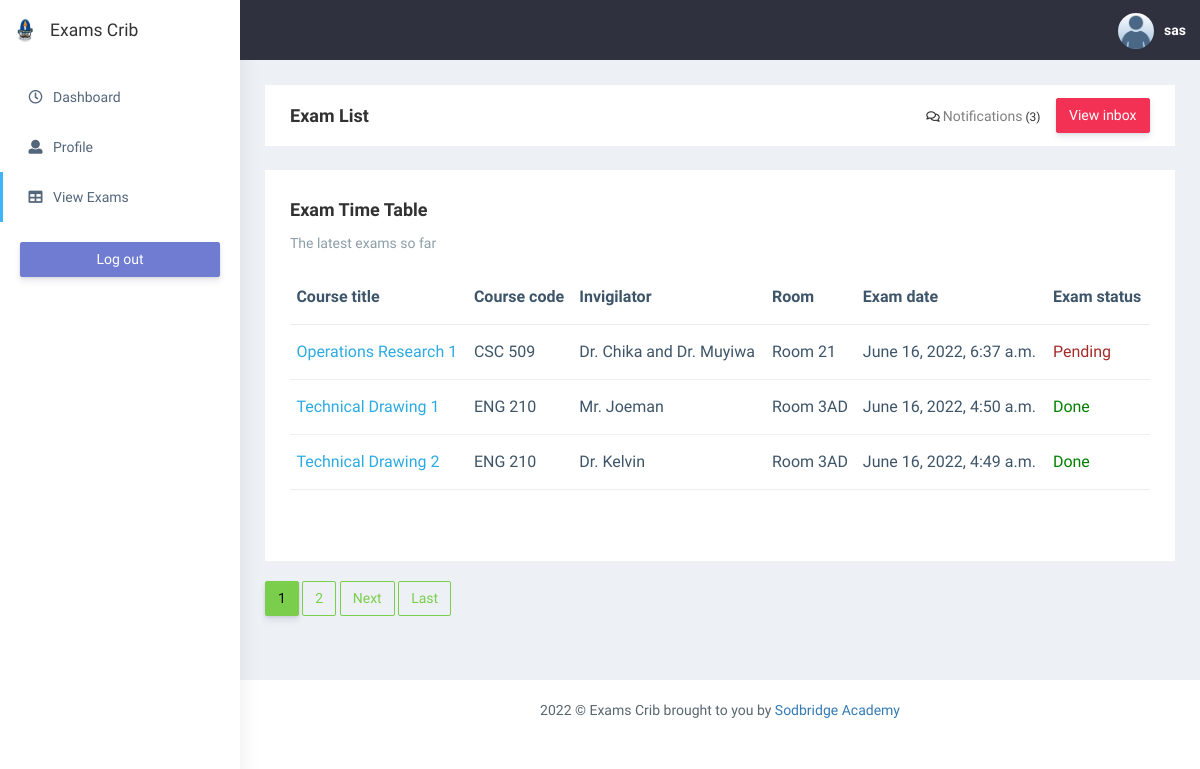
Page /exams/ (signed in) on the committed database.
### exams/models.py (models this page shows, shortened)
class User(AbstractUser):
	account = (
			('select account', 'select account'),
			('student', 'student'),
			('staff', 'staff')
		)
	account_type = models.CharField(max_length=200, choices=account, default='select account')
	email = models.CharField(max_length = 200, blank=True, unique=True)
	first_name = models.CharField(max_length=200, blank=True)
	last_name = models.CharField(max_length=200, blank=True)
	username = models.CharField(max_length = 200, blank=True, unique=True)
	date_created = models.DateTimeField(auto_now_add=True)
	USERNAME_FIELD = 'username'
	REQUIRED_FIELDS = []

class Exam(models.Model):
	course_title = models.CharField(max_length=200, blank=True)
	course_code =  models.CharField(max_length=200, blank=True)
	invigilator = models.CharField(max_length=200, blank=True)
	room = models.CharField(max_length=100, blank=True, default='')
	completed = models.BooleanField(default=False)
	created = models.DateTimeField(auto_now_add=True)
	description = models.TextField(blank=True)
	exam_date = models.DateTimeField(auto_now=True)
	poster = models.ForeignKey(User, blank=True, related_name='exams', on_delete=models.CASCADE)
	created = models.DateTimeField(auto_now_add=True)
	class Meta:
		ordering = ['created']

### account/models.py (models this page shows, shortened)
class Profile(models.Model):
	gender = (
			('select', 'select'),
			('male', 'male'),
			('female', 'female')
		)
	user = models.OneToOneField(User, related_name='profile', on_delete=models.CASCADE)
	dob = models.DateField(blank=True, null=True)
	bio = models.CharField(max_length=200, blank=True)
	photo = models.ImageField(upload_to='users/%Y/%m/%d', default='media/default.jpeg', blank=True)
	level = models.CharField(max_length=200, blank=True, default=100)
	gender = models.CharField(max_length=100, choices=gender, default='select')
	department = models.CharField(max_length=200, blank=True)
	nationality = models.CharField(max_length=100, blank=True, default='Nigeria')
	phone_no = models.CharField(max_length=100, blank=True)
	matric_no = models.CharField(max_length=100, blank=True, null=True)
	staff_id = models.CharField(max_length=100, blank=True, null=True)
	verified_student = models.BooleanField(default=False)
	verified_staff = models.BooleanField(default=False)
	date_created = models.DateTimeField(auto_now_add=True)

### exams/views.py (the view)
# urls.py: path('exams/', ExamListView.as_view(), name='exam-list'),
class ExamListView(ListView):
	model = Exam
	template_name = 'exams/exam_list.html'
	context_object_name = 'all_exams'
	ordering = ['-created']
	paginate_by = 3
	def get_context_data(self, **kwargs):
		pending_exams = Exam.objects.filter(completed=False)
		pending_exams = pending_exams.count()
		print('pending_exams', pending_exams)
		context = {'pending_exams':pending_exams}
		kwargs.update(context)
		return super().get_context_data(**kwargs)

### exams/templates/exams/exam_list.html (shortened to what this page needs)
{% extends 'base.html' %}
{% load static %}
{% load crispy_forms_tags %}
{% block content %}
<div class="page-breadcrumb bg-white mb-4">
    <div class="row align-items-center">
        <div class="col-lg-3 col-md-4 col-sm-4 col-xs-12">
            <h4 class="page-title">Exam List</h4>
        </div>
        <div class="col-lg-9 col-sm-8 col-md-8 col-xs-12">
            <div class="d-md-flex">
                <ol class="breadcrumb ms-auto">
                    <li><i class="far fa-comments" aria-hidden="true"></i> <a href="#" title="pending exams" class="fw-normal">Notifications</a> ({{ pending_exams }})</li>
                </ol>
                <a href="#" target="_blank"
                    class="btn btn-danger  d-none d-md-block pull-right ms-3 hidden-xs hidden-sm waves-effect waves-light text-white">View inbox</a>
            </div>
        </div>
    </div>
</div>
<div class="row">
                    <div class="col-lg-12 col-xlg-9 col-md-12">
                        <div class="card">
                                           <div class="row">
                    <div class="col-sm-12">
                        <div class="white-box">
                            <h3 class="box-title">Exam Time Table</h3>
                            <p class="text-muted">The latest exams so far</p>
                            <div class="table-responsive">
                                <table class="table text-nowrap">
                                    <thead>
                                        <tr>
                                            <th class="border-top-0">Course title</th>
                                            <th class="border-top-0">Course code</th>
                                            <th class="border-top-0">Invigilator</th>
                                            <th class="border-top-0">Room</th>
                                            <th class="border-top-0">Exam date</th>
                                            <th class="border-top-0">Exam status</th>
                                        </tr>
                                    </thead>
                                    <tbody>
                                        {% for exam in all_exams %}
                                        <tr>
                                            <td><a href="{% url 'exams:exam_detail' exam.id %}">{{exam.course_title}}</a></td>
                                            <td>{{exam.course_code}}</td>
                                            <td>{{exam.invigilator}}</td>
                                            <td>{{exam.room}}</td>
                                            <td>{{exam.exam_date}}</td>
                                            <td>
                                                {% if exam.completed %}
                                                <span style="color:green">Done</span>
                                                {% else %}
                                                <span style="color:brown;">Pending</span>
                                                {% endif %}
                                            </td>
                                        </tr>
                                        {% empty %}
                                            <h3>You haven't upload any exam yet!</h3>
                                        {% endfor %}
                                    </tbody>
                                </table>
                            </div>
                        </div>
                    </div>
                </div>
                        </div>
                    </div>
</div>
                {% if is_paginated %}
                        {% for num in page_obj.paginator.page_range %}
                            {% if page_obj.number == num %}
                                <a class = "btn btn-success mb-4"href="?page={{ num }}">{{ num }}</a>
                            {% elif num > page_obj.number|add:'-3' and num < page_obj.number|add:'3' %}
                                <a class = "btn btn-outline-success mb-4"href="?page={{ num }}">{{ num }}</a>
                            {% endif %}
                        {% endfor %}
                        {% if page_obj.has_next %}
                            <a class = "btn btn-outline-success mb-4"href="?page={{ page_obj.next_page_number }}">Next</a>
                            <a class = "btn btn-outline-success mb-4"href="?page={{ page_obj.paginator.num_pages }}">Last</a>
                        {% endif %}
                {% endif %}
{% endblock content %}

### account/templates/base.html (shortened to what this page needs)
{% load static %}
<!DOCTYPE html>
<html dir="ltr" lang="en">
<head>
   <link href="{% static 'css/style.min.css' %}" rel="stylesheet">
</head>
<body>
    <div id="main-wrapper" data-layout="vertical" data-navbarbg="skin5" data-sidebartype="full"
        data-sidebar-position="absolute" data-header-position="absolute" data-boxed-layout="full">
        <header class="topbar" data-navbarbg="skin5">
            <nav class="navbar top-navbar navbar-expand-md navbar-dark">
                <div class="navbar-header" data-logobg="skin6">
                    <a class="navbar-brand" href="{% url 'dashboard' %}">
                        <b class="logo-icon">
                            <img src="{% static 'img/crawford-university-logo.png' %}" style="width:30px; height:30px;" alt="homepage" />
                        </b>
                        <span class="logo-text" style="color:#333">
                            Exams Crib
                        </span>
                    </a>
                </div>
                <div class="navbar-collapse collapse" id="navbarSupportedContent" data-navbarbg="skin5">
                    <ul class="navbar-nav ms-auto d-flex align-items-center">
                        <li>
                            <a class="profile-pic" href="#">
                            <img src="{{ user.profile.photo.url }}" alt="user-img" width="36"
                            class="img-circle"><span class="text-white font-medium">{{user.username}}</span>
                            </a>
                        </li>
                    </ul>
                </div>
            </nav>
        </header>
        <aside class="left-sidebar" data-sidebarbg="skin6">
            <div class="scroll-sidebar">
                <nav class="sidebar-nav">
                    <ul id="sidebarnav">
                        <li class="sidebar-item pt-2">
                            <a class="sidebar-link waves-effect waves-dark sidebar-link" href="{% url 'dashboard' %}"
                                aria-expanded="false">
                                <i class="far fa-clock" aria-hidden="true"></i>
                                <span class="hide-menu">Dashboard</span>
                            </a>
                        </li>
                        <li class="sidebar-item">
                            <a class="sidebar-link waves-effect waves-dark sidebar-link" href="{% url 'edit' %}"
                                aria-expanded="false">
                                <i class="fa fa-user" aria-hidden="true"></i>
                                <span class="hide-menu">Profile</span>
                            </a>
                        </li>
                        <li class="sidebar-item">
                            <a class="sidebar-link waves-effect waves-dark sidebar-link" href="{% url 'exams:exam-list' %}"
                                aria-expanded="false">
                                <i class="fa fa-table" aria-hidden="true"></i>
                                <span class="hide-menu">View Exams</span>
                            </a>
                        </li>
                        <li class="text-center p-20 upgrade-btn">
                            <a href="{% url 'logout' %}"
                                class="btn d-grid btn-primary text-white" target="">
                                Log out</a>
                        </li>
                    </ul>
                </nav>
            </div>
        </aside>
        <div class="page-wrapper" style="min-height:">
            <div class="container-fluid">
            {% block content %}{% endblock content %}
            </div>
            <footer class="footer text-center"> 2022 © Exams Crib brought to you by <a
                    href="https://sodbridgeacademy.com" target="_blank" >Sodbridge Academy</a>
            </footer>
        </div>
    </div>
</body>
</html>

### rows in the picture
User: profile.photo (placeholder picture), username "sas"
Exam: course_title "Operations Research 1", course_code "CSC 509", invigilator "Dr. Chika and Dr. Muyiwa", room "Room 21", exam_date "June 16, 2022, 6:37 a.m.", completed "Pending"
Exam: course_title "Technical Drawing 1", course_code "ENG 210", invigilator "Mr. Joeman", room "Room 3AD", exam_date "June 16, 2022, 4:50 a.m.", completed "Done"
Exam: course_title "Technical Drawing 2", course_code "ENG 210", invigilator "Dr. Kelvin", room "Room 3AD", exam_date "June 16, 2022, 4:49 a.m.", completed "Done"

### other values in the picture
{{ pending_exams }} "3"
{{ num }} "1"
{{ num }} "2"
